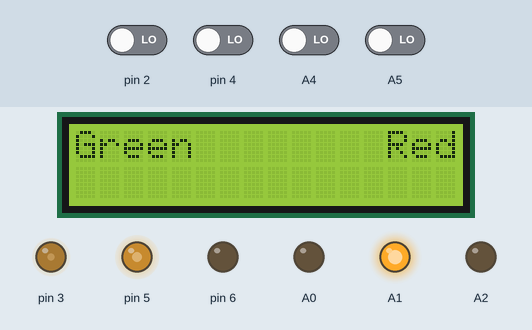
The sketch below on a simulated Arduino Uno, built with avr-gcc and run on an emulated ATmega328P. On the bench: 16×2 character LCD, output pins drawn as LEDs (lit = HIGH). The inputs (shaded band) are chosen by the test bench; at power-on: A4, A5, pin 2, pin 4 LOW. Random numbers use the default seed unless the sketch sets one; what the sketch prints to the serial monitor is not drawn.

Above: at 1.2 s.
1.3 s: A4 driven HIGH
At 2.2 s:
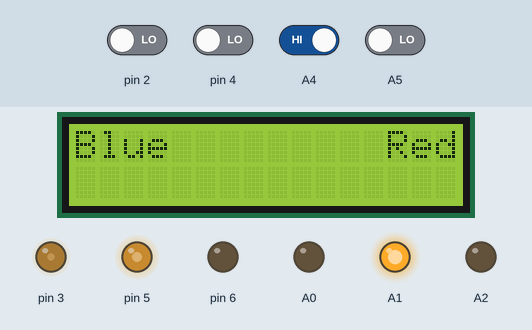
4.3 s: A5 driven HIGH
At 6.1 s:
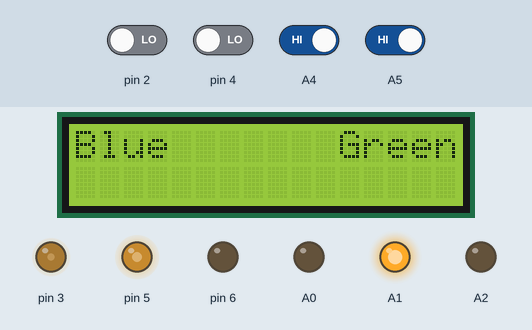
7.3 s: pin 2 driven HIGH
At 8.5 s:
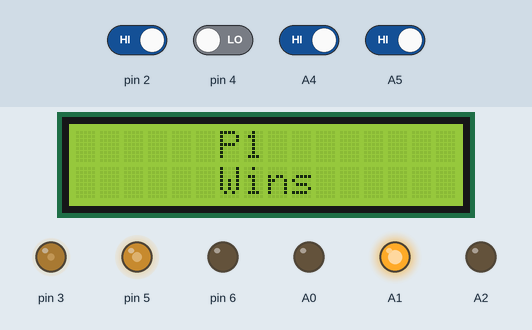
8.8 s: pin 2 driven LOW
At 10.1 s:
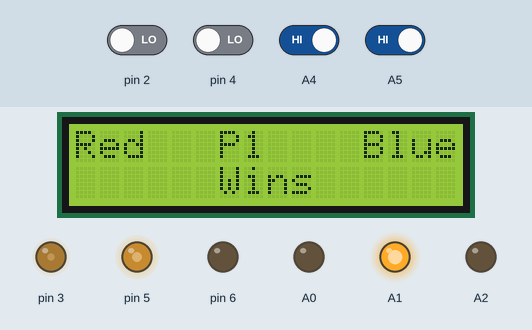
11.8 s: A5 driven LOW
At 13.2 s:
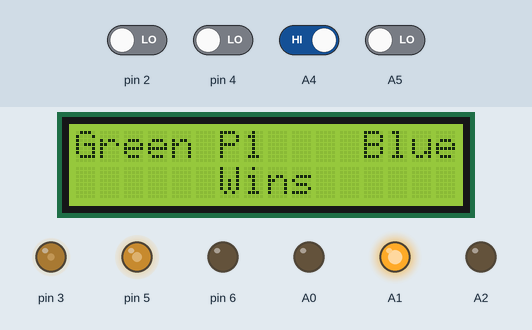
14.8 s: A5 driven HIGH
At 16.6 s:
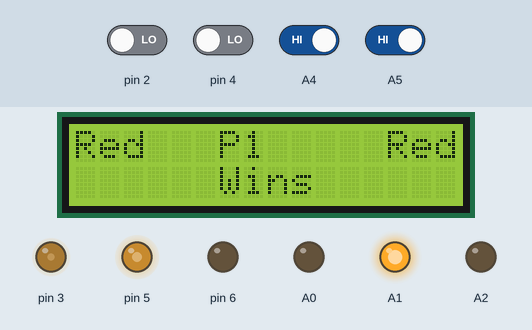
Timing chart, 0 to 18.1 s (numbered marks = the images above; inputs shaded):
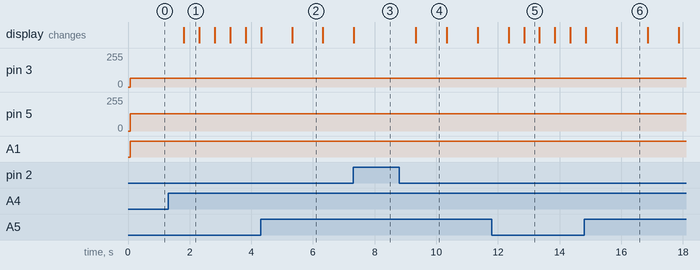

Measured:
- after the input at 1.3 s, the display: changes after 0.51 s (image 1)
- after the input at 8.8 s, the display: changes after 0.54 s (image 4)
- what the display in image 1 shows lasts 0.5 s, from 1.8 s to 2.3 s
- what the display in image 2 shows lasts 1.0 s, from 5.3 s to 6.3 s

The sketch:

secondary.ino
```cpp
#include <LiquidCrystal.h>

const int rs = 7, en = 8, d4 = 9, d5 = 10, d6 = 11, d7 = 12;
LiquidCrystal lcd(rs, en, d4, d5, d6, d7);

  int colorCount1 = 0;
  int colorCount2 = 0;
  int state1 = 0;
  int state2 = 0;
  String colorString1 = "";
  String colorString2 = "";
  long randomRed = 0;
  long randomBlue = 0;
  long randomGreen = 0;
  int winner = 2;


void setup() {
  // put your setup code here, to run once:
  pinMode(A4, INPUT);
  pinMode(A5, INPUT);

  pinMode(A0, OUTPUT);
  pinMode(A1, OUTPUT);
  pinMode(A2, OUTPUT);


  Serial.begin(9600);
  randomSeed(analogRead(3));
  lcd.begin(16, 2);
  randomRed = random(0, 256);
  randomBlue = random(0, 256);
  randomGreen = random(0, 256);
}

void loop() {
  // put your main code here, to run repeatedly:
  state1 = digitalRead(A4);
  state2 = digitalRead(A5);
  Serial.println(colorCount1);
  Serial.println(colorCount2);
  if(state1 == 1){
    colorCount1++;
    delay(500);
  }
  if(state2 == 1){
    colorCount2++;
    delay(500);
  }
  if(colorCount1 % 3 == 0){
    colorString1 = "Green ";
  }
  if(colorCount1 % 3 == 1){
    colorString1 = "Blue  ";
  }
  if(colorCount1 % 3 == 2){
    colorString1 = "Red  ";
  }

  lcd.setCursor(0, 0);
  lcd.print(colorString1);

  if(colorCount2 % 3 == 0){
    colorString2 = "  Red";
  }
  if(colorCount2 % 3 == 1){
    colorString2 = "Green";
  }
  if(colorCount2 % 3 == 2){
    colorString2 = " Blue";
  }
  lcd.setCursor(11, 0);
  lcd.print(colorString2);

  analogWrite(6, randomRed);
  analogWrite(5, randomGreen);
  analogWrite(3, randomBlue);

  analogWrite(A0, randomRed);
  analogWrite(A1, randomGreen);
  analogWrite(A2, randomBlue);


  if(digitalRead(2) == 1){
    lcd.setCursor(0, 0);
    lcd.print("      P1        ");
    lcd.setCursor(0, 1);
    lcd.print("      Wins      ");

  }
  if(digitalRead(4) == 1){
    lcd.setCursor(0, 0);
    lcd.print("      P2        ");
    lcd.setCursor(0, 1);
    lcd.print("      Wins      ");

  }

}
```
